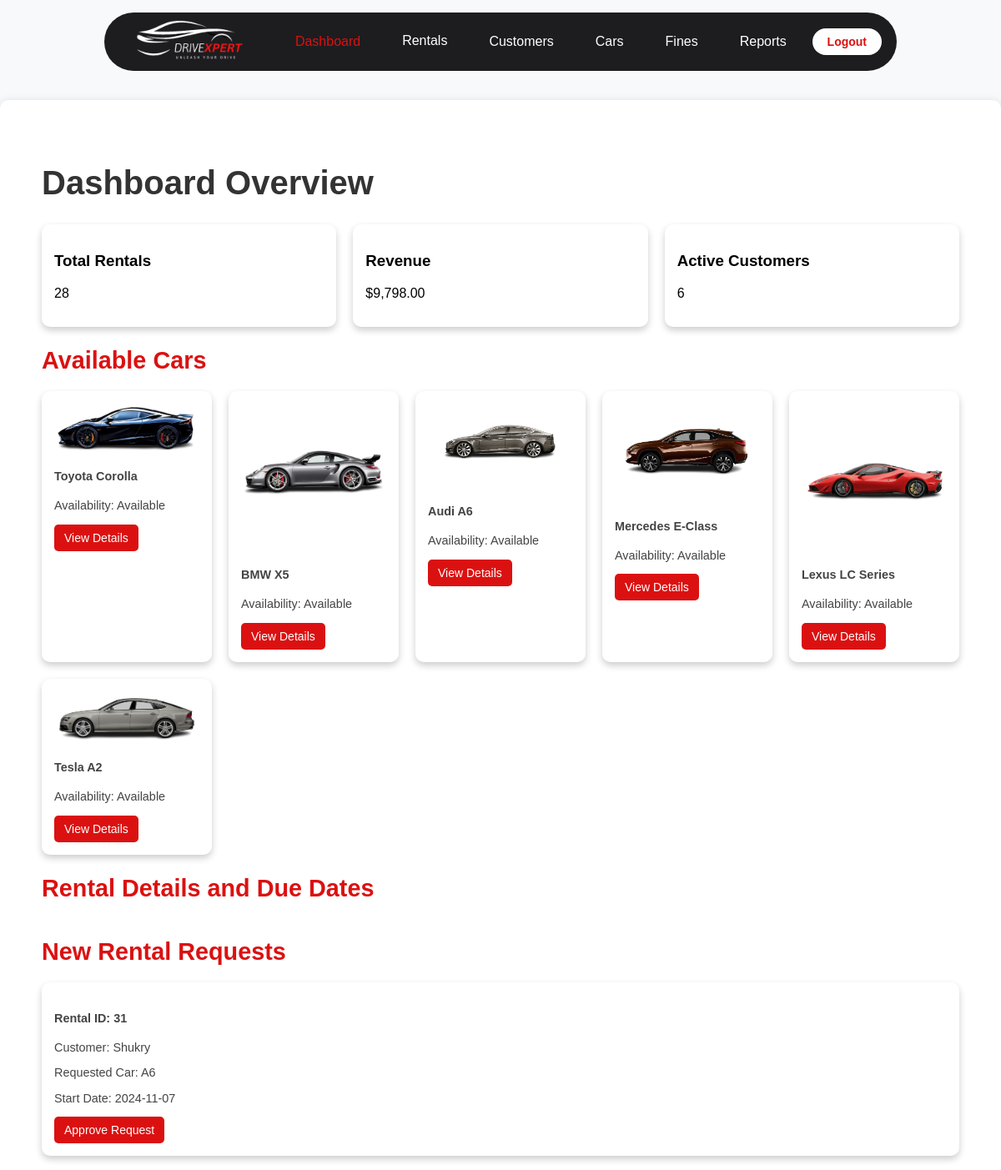
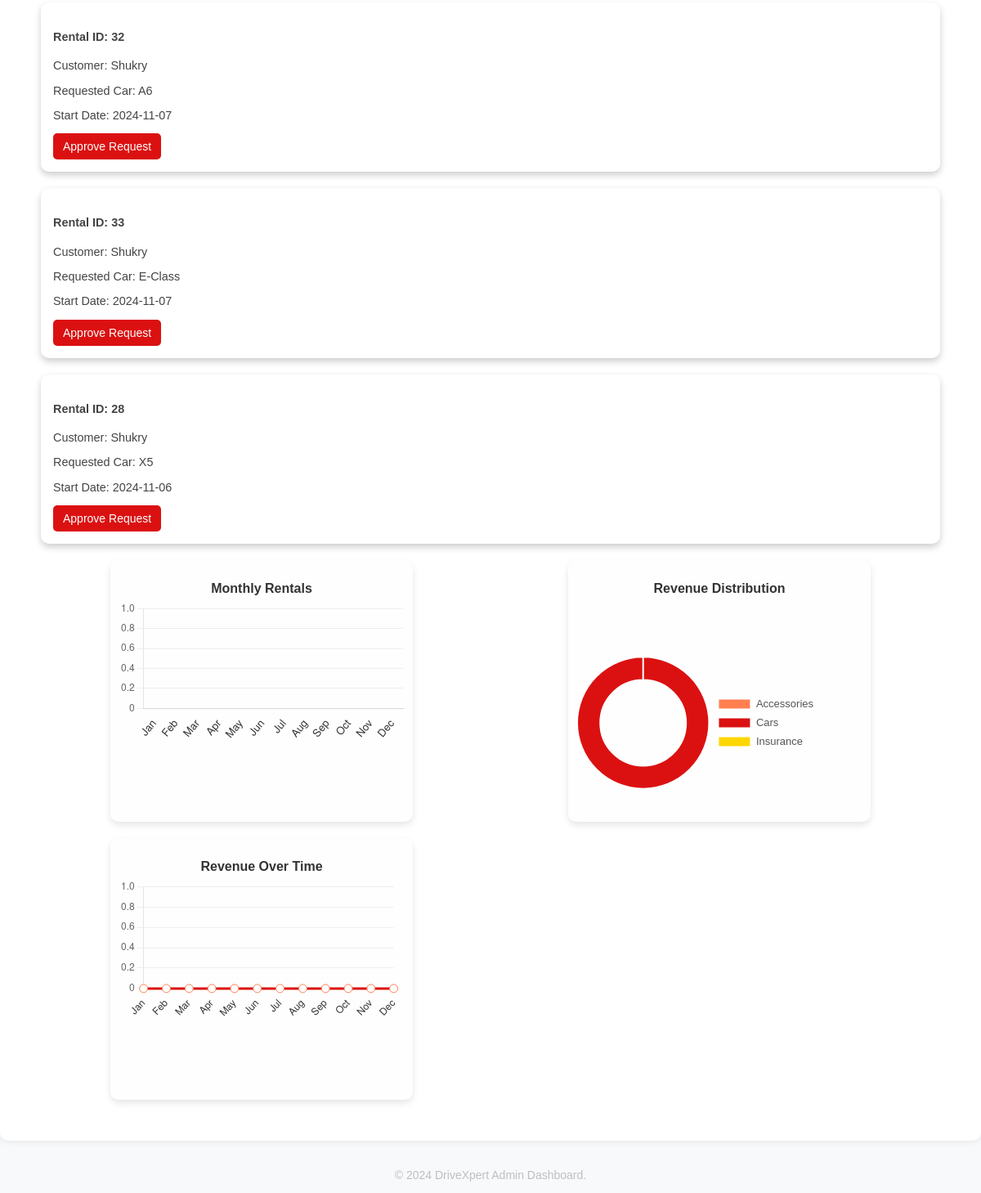
/Admin/admin_dashboard.php (signed in), run on an earlier commit of the app's database (2 pictures, top to bottom).
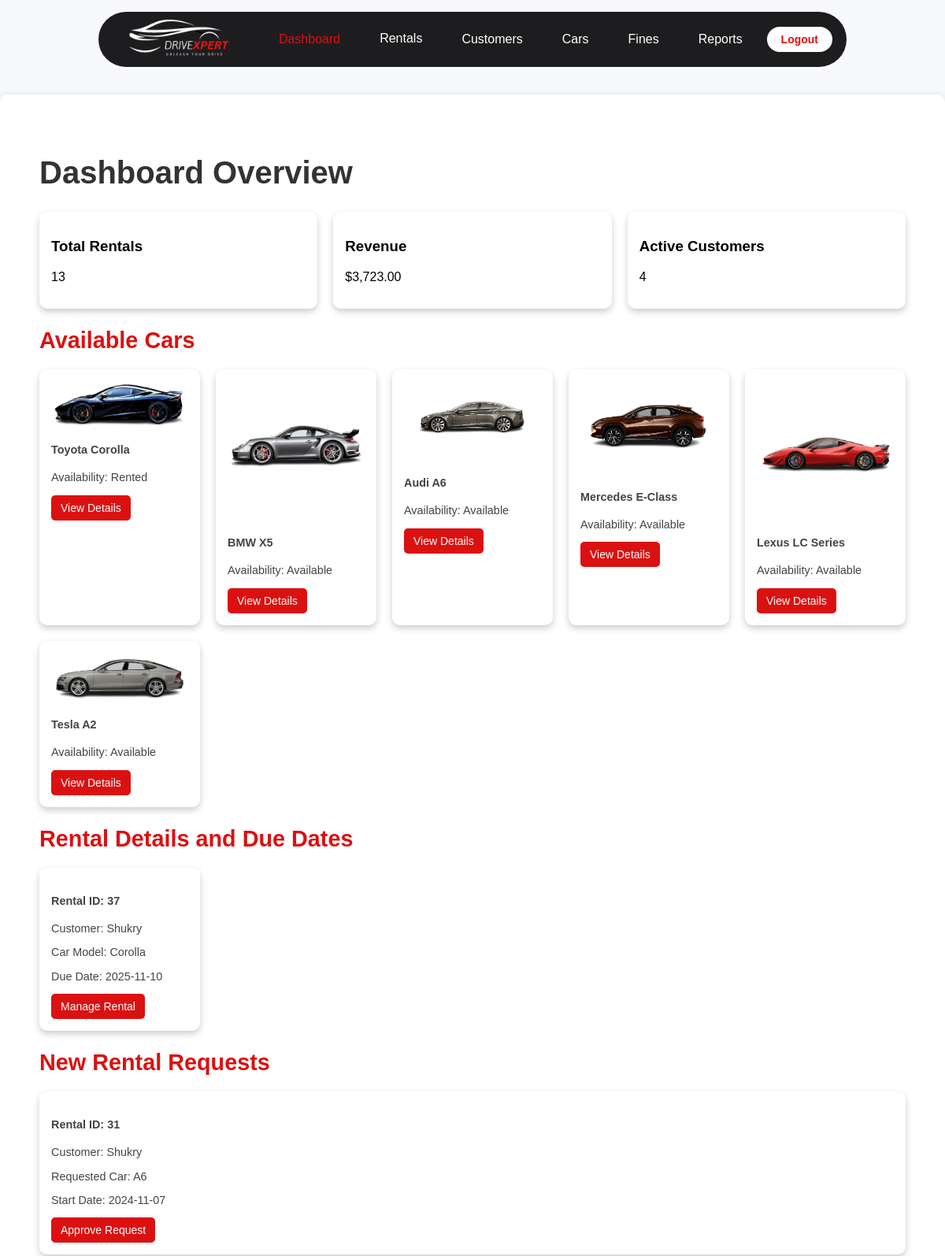
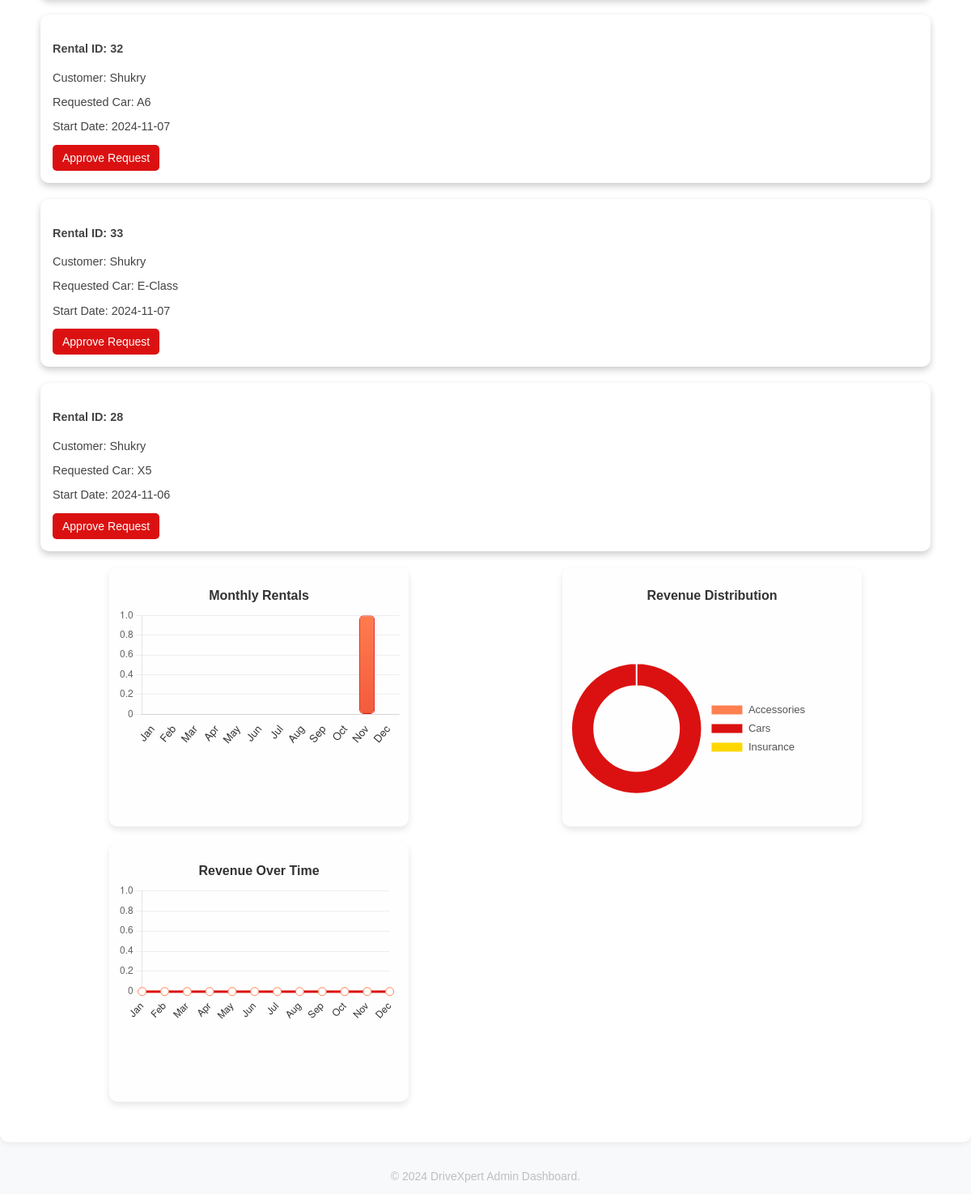
And on a later commit of the database (2 pictures, top to bottom).
### tables this page shows
CREATE TABLE `cars` (
  `car_id` int(10) UNSIGNED NOT NULL,
  `brand` varchar(50) NOT NULL,
  `model` varchar(50) NOT NULL,
  `rent_per_day` decimal(10,2) NOT NULL,
  `availability` tinyint(1) DEFAULT 1,
  `car_picture` varchar(255) DEFAULT NULL,
  `created_at` timestamp NOT NULL DEFAULT current_timestamp(),
  `seat_count` int(11) NOT NULL,
  `max_speed` int(11) NOT NULL,
  `km_per_liter` decimal(5,2) NOT NULL,
  `logo_picture` varchar(255) DEFAULT NULL
);

CREATE TABLE `rentals` (
  `rental_id` int(11) NOT NULL,
  `user_id` int(10) UNSIGNED NOT NULL,
  `car_id` int(10) UNSIGNED DEFAULT NULL,
  `date_from` date NOT NULL,
  `date_to` date NOT NULL,
  `total_cost` decimal(10,2) NOT NULL,
  `status` enum('completed','pending','confirmed') DEFAULT 'pending',
  `created_at` timestamp NOT NULL DEFAULT current_timestamp(),
  `is_overdue` tinyint(1) DEFAULT 0,
  `fine` decimal(10,2) DEFAULT 0.00
);

CREATE TABLE `users` (
  `user_id` int(10) UNSIGNED NOT NULL,
  `name` varchar(100) NOT NULL,
  `email` varchar(100) NOT NULL,
  `phone` varchar(15) NOT NULL,
  `nic_number` varchar(20) NOT NULL,
  `password` varchar(255) NOT NULL,
  `role` enum('admin','customer') DEFAULT 'customer',
  `created_at` timestamp NOT NULL DEFAULT current_timestamp()
);

### Admin/Admin_dashboard.php (the view, shortened to what the changed rows need)
<?php
include './functions.php';
$totalRentalsQuery = "SELECT COUNT(*) as total_rentals FROM rentals";
$totalRentalsResult = $conn->query($totalRentalsQuery);
$totalRentals = $totalRentalsResult->fetch_assoc()['total_rentals'];
$totalRevenueQuery = "SELECT SUM(total_cost) as total_revenue FROM rentals WHERE status = 'completed'";
$totalRevenueResult = $conn->query($totalRevenueQuery);
$totalRevenue = $totalRevenueResult->fetch_assoc()['total_revenue'] ?? 0;
$activeCustomersQuery = "SELECT COUNT(*) as active_customers FROM users WHERE role = 'customer'";
$activeCustomersResult = $conn->query($activeCustomersQuery);
$activeCustomers = $activeCustomersResult->fetch_assoc()['active_customers'];
?>
<!DOCTYPE html>
<html lang="en">
<head>
    <link rel="stylesheet" href="../Assets/CSS/admin.css">
</head>
<body>
    <main class="main-content">
        <h1>Dashboard Overview</h1>
        <div class="card-container">
            <div class="card">
                <h3>Total Rentals</h3>
                <p><?php echo $totalRentals; ?></p>
            </div>
            <div class="card">
                <h3>Revenue</h3>
                <p>$<?php echo number_format($totalRevenue, 2); ?></p>
            </div>
            <div class="card">
                <h3>Active Customers</h3>
                <p><?php echo $activeCustomers; ?></p>
            </div>
        </div>
        <section>
            <h2 class="section-heading">Available Cars</h2>
            <div class="car-gallery">
                <?php
                $carQuery = "SELECT model, brand, availability, car_picture FROM cars LIMIT 6";
                $carResult = $conn->query($carQuery);
                while ($car = $carResult->fetch_assoc()) {
                    echo "
            <div class='car-card'>
                <img src='../{$car['car_picture']}' alt='{$car['model']}'>
                <div class='car-card-details'>
                    <h4>{$car['brand']} {$car['model']}</h4>
                    <p>Availability: " . ($car['availability'] ? "Available" : "Rented") . "</p>
                    <button class='btn1' onclick=window.location.href='manage_cars.php'>View Details</button>
                </div>
            </div>";
                }
                ?>
            </div>
        </section>
        <section>
            <h2 class="section-heading">Rental Details and Due Dates</h2>
            <div class="rental-details-section">
                <?php
                $rentalQuery = "SELECT r.rental_id, u.name AS customer_name, r.date_to, c.model AS car_model
                            FROM rentals r
                            JOIN users u ON r.user_id = u.user_id
                            JOIN cars c ON r.car_id = c.car_id
                            WHERE r.status = 'confirmed'
                            ORDER BY r.date_to ASC LIMIT 4";
                $rentalResult = $conn->query($rentalQuery);
                while ($rental = $rentalResult->fetch_assoc()) {
                    echo "
                <div class='rental-details-card'>
                    <div class='rental-details'>
                        <h4>Rental ID: {$rental['rental_id']}</h4>
                        <p>Customer: {$rental['customer_name']}</p>
                        <p>Car Model: {$rental['car_model']}</p>
                        <p>Due Date: {$rental['date_to']}</p>
                        <button class='btn1' onclick=window.location.href='confirm_rental.php'>Manage Rental</button>
                    </div>
                </div>";
                }
                ?>
            </div>
        </section>
        <section>
            <h2 class="section-heading">New Rental Requests</h2>
            <div class="new-requests-section">
                <?php
                $newRequestQuery = "SELECT r.rental_id, u.name AS customer_name, c.model AS car_model, r.date_from
                                FROM rentals r
                                JOIN users u ON r.user_id = u.user_id
                                JOIN cars c ON r.car_id = c.car_id
                                WHERE r.status = 'pending'
                                ORDER BY r.date_from DESC LIMIT 4";
                $newRequestResult = $conn->query($newRequestQuery);
                while ($request = $newRequestResult->fetch_assoc()) {
                    echo "
                <div class='new-request-card'>
                    <div class='new-request-details'>
                        <h4>Rental ID: {$request['rental_id']}</h4>
                        <p>Customer: {$request['customer_name']}</p>
                        <p>Requested Car: {$request['car_model']}</p>
                        <p>Start Date: {$request['date_from']}</p>
                        <button class='btn1' onclick=window.location.href='manage_rentals.php'>Approve Request</button>
                    </div>
                </div>";
                }
                ?>
            </div>
        </section>
        <div class="chart-grid">
            <div class="chart-container">
                <h3>Monthly Rentals</h3>
                <canvas id="barChart"></canvas>
            </div>
            <div class="chart-container">
                <h3>Revenue Distribution</h3>
                <canvas id="pieChart"></canvas>
            </div>
            <div class="chart-container">
                <h3>Revenue Over Time</h3>
                <canvas id="lineChart"></canvas>
            </div>
        </div>
    </main>
</body>
</html>

What changed in the data, as far as the page shows it:
changed cars "Toyota": availability "Available" → "Rented"
added rentals: rental_id "37", user.name "Shukry", car.model "Corolla", date_to "2025-11-10", shown under "Rental Details and Due Dates"
Also different on the page:
$totalRentals: "28" → "13"
$totalRevenue: "9,798.00" → "3,723.00"
$activeCustomers: "6" → "4"
chart data {{ json_encode($monthlyRentalsData) }}: [0,0,0,0,0,0,0,0,0,0,0,0] → [0,0,0,0,0,0,0,0,0,0,"1",0]
